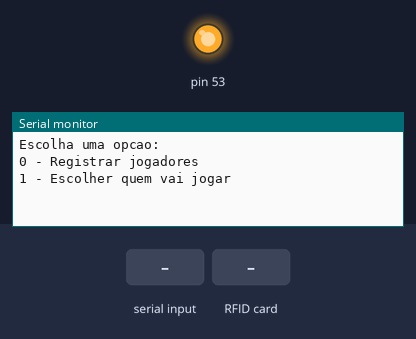
Simulated run of this sketch. Board: Arduino Mega 2560, built with avr-gcc and run on an emulated ATmega2560. Parts: output pins drawn as LEDs (lit = HIGH), the last lines printed to the serial monitor. Inputs (shaded band) come from the test bench.

Above: at 1.2 s.
1.3 s: "90,45\n" received over Serial
At 2.1 s:
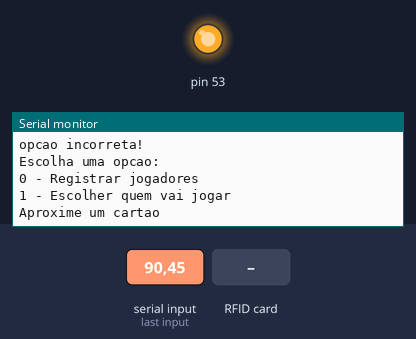
2.8 s: RFID card 5E 7A 19 C4 held to the reader
At 4.0 s:
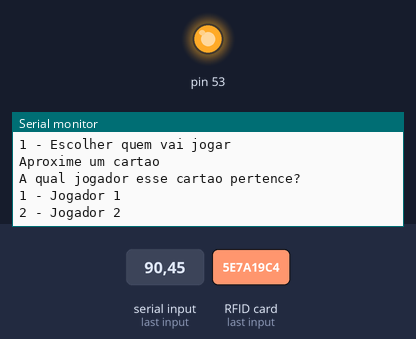
4.3 s: byte 0 (0) received over Serial
At 5.1 s:
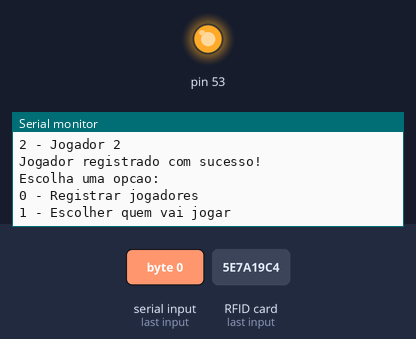

Measured:
- after the input at 1.3 s, the serial monitor: prints a new line at once (image 1)
- after the input at 2.8 s, the serial monitor: prints a new line at once (image 2)
- after the input at 4.3 s, the serial monitor: prints a new line at once (image 3)

The sketch:

sketch_march17a.ino
```cpp
#include <MFRC522.h>
#include <SPI.h>

#define SS_PIN    21
#define RST_PIN   22

#define SIZE_BUFFER     18
#define MAX_SIZE_BLOCK  16

//Authentication
MFRC522::MIFARE_Key key;

//Authentication status code
MFRC522::StatusCode status;

//Pins
MFRC522 mfrc522(SS_PIN, RST_PIN);

int tiltPin = 2;
int tiltStatus;

boolean isTilted;
boolean isPlaying = false;

String player = "";

void setup() {
    Serial.begin(9600);
    SPI.begin();

    mfrc522.PCD_Init();

    pinMode(tiltPin, INPUT);
}

void loop() {
    if(isPlaying){
        tiltStatus = digitalRead(tiltPin);

        if(tiltStatus == HIGH){
            if(!isTilted){
                isTilted = true;

                Serial.println(player + " - BAIXO");
            }
        } else {
            if (isTilted) {
                isTilted = false;

                Serial.println(player + " - CIMA");
            }
        }
    } else {
        //call menu
        int option = menu();

        if(option == 0)
            registerPlayer();
        else if(option == 1)
            selectPlayer();
        else
            Serial.println(F("opcao incorreta!"));

            return;


    }

    //Instructs the PICC when in the ACTIVE state to go to a "STOP" state
    mfrc522.PICC_HaltA();

    //Stop the encryption of the PCD
    mfrc522.PCD_StopCrypto1();
}

int menu(){
    Serial.println(F("\nEscolha uma opcao:"));
    Serial.println(F("0 - Registrar jogadores"));
    Serial.println(F("1 - Escolher quem vai jogar\n"));

    //Waits user interaction
    while(!Serial.available()){};

    //Retrieves the chosen option
    int option = (int)Serial.read();

    while(Serial.available()) {
        if(Serial.read() == '\n') break;
        Serial.read();
    }

    return (option-48); //Subtract 48 from read value, 48 is the zero from ascii table
}

void registerPlayer(){
    Serial.println(F("\nAproxime um cartao"));

    //waiting the card approach
    while (!mfrc522.PICC_IsNewCardPresent()) {}

    // Select a card
    while (!mfrc522.PICC_ReadCardSerial()) {}

    //Prints thecnical details from of the card/tag
    mfrc522.PICC_DumpDetailsToSerial(&(mfrc522.uid));

    Serial.println(F("\nA qual jogador esse cartao pertence?"));
    Serial.println(F("1 - Jogador 1"));
    Serial.println(F("2 - Jogador 2\n"));

    while(!Serial.available()){};

    int playerOption = (int)Serial.read();

    while(Serial.available()) {
        if(Serial.read() == '\n') break;
            Serial.read();
    }

    playerOption = playerOption - 48;

    String data;

    if(playerOption == 1){
        data = "Player 1";
    }

    else if(playerOption == 2){
        data = "Player 2";
    }

    //Prepare the key - all keys are set to FFFFFFFFFFFFh
    for (byte i = 0; i < 6; i++) key.keyByte[i] = 0xFF;

    byte buffer[MAX_SIZE_BLOCK] = {0};
    byte block;
    byte dataSize;

    dataSize = sizeof(data);

    data.getBytes(buffer, dataSize);

    //Void positions that are left in the buffer will be filled with whitespace
    for(byte i = dataSize; i < MAX_SIZE_BLOCK; i++)
    {
        buffer[i] = ' ';
    }

    block = 1; //The block to operate

    //Authenticates the block to operate
    status = mfrc522.PCD_Authenticate(MFRC522::PICC_CMD_MF_AUTH_KEY_A,
                                        block, &key, &(mfrc522.uid));

    if (status != MFRC522::STATUS_OK) {
        Serial.print(F("PCD_Authenticate() failed: "));
        Serial.println(mfrc522.GetStatusCodeName(status));

        return;
    }

    //Writes in the block
    status = mfrc522.MIFARE_Write(block, buffer, MAX_SIZE_BLOCK);

    if (status != MFRC522::STATUS_OK) {
        Serial.print(F("MIFARE_Write() failed: "));
        Serial.println(mfrc522.GetStatusCodeName(status));

        return;
    }else{
        Serial.println(F("Jogador registrado com sucesso!"));
    }

    return;
}

void selectPlayer(){
    Serial.println(F("\nAproxime um cartao"));

    //waiting the card approach
    while (!mfrc522.PICC_IsNewCardPresent()) {}

    // Select a card
    while (!mfrc522.PICC_ReadCardSerial()) {}

    //Prints the technical details of the card/tag
    mfrc522.PICC_DumpDetailsToSerial(&(mfrc522.uid));

    //Prepare the key - all keys are set to FFFFFFFFFFFFh
    for (byte i = 0; i < 6; i++) key.keyByte[i] = 0xFF;

    //Buffer for read data
    byte buffer[SIZE_BUFFER] = {0};

    //The block to operate
    byte block = 1;
    byte size = SIZE_BUFFER; //Authenticates the block to operate

    status = mfrc522.PCD_Authenticate(MFRC522::PICC_CMD_MF_AUTH_KEY_A, block, &key, &(mfrc522.uid));

    /* if (status != MFRC522::STATUS_OK) {
        Serial.print(F("Authentication failed: "));
        Serial.println(mfrc522.GetStatusCodeName(status));

        return;
    }*/

    //Read data from block
    status = mfrc522.MIFARE_Read(block, buffer, &size);

    if (status != MFRC522::STATUS_OK) {
        Serial.print(F("Reading failed: "));
        Serial.println(mfrc522.GetStatusCodeName(status));

        return;
    }

    player = (char*)buffer;

    Serial.println("\nO " + player + " ira jogar");

    isPlaying = true;

    return;
}
```
